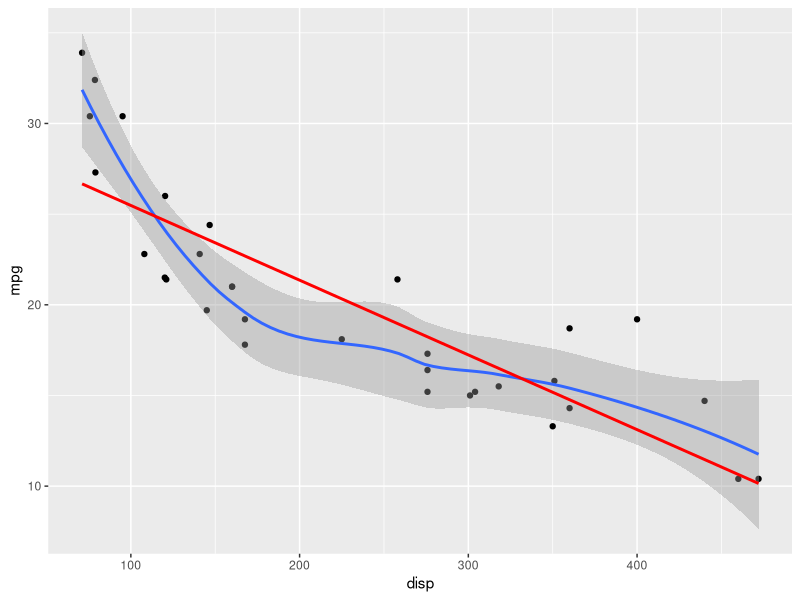
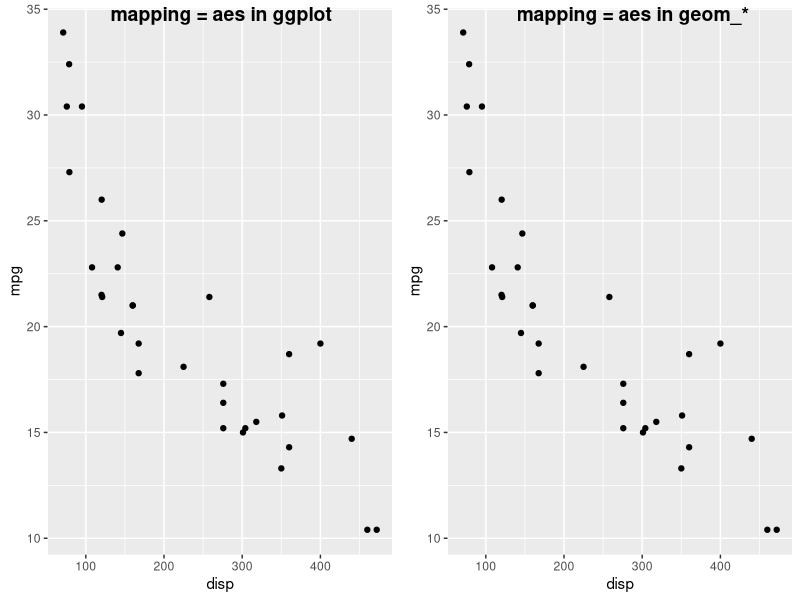
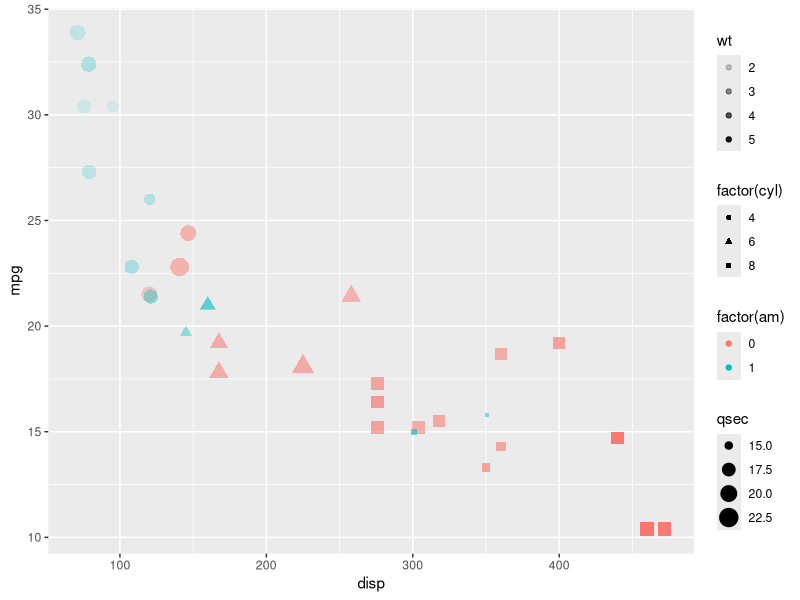
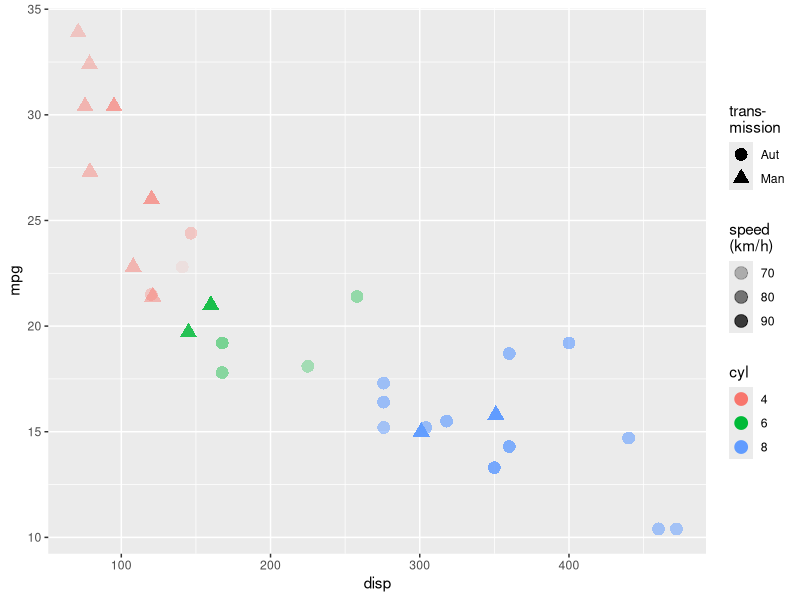
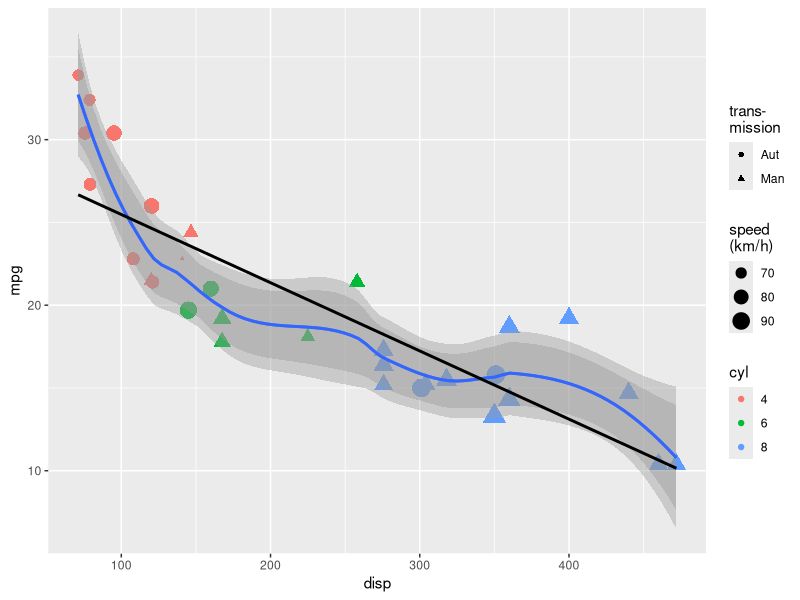
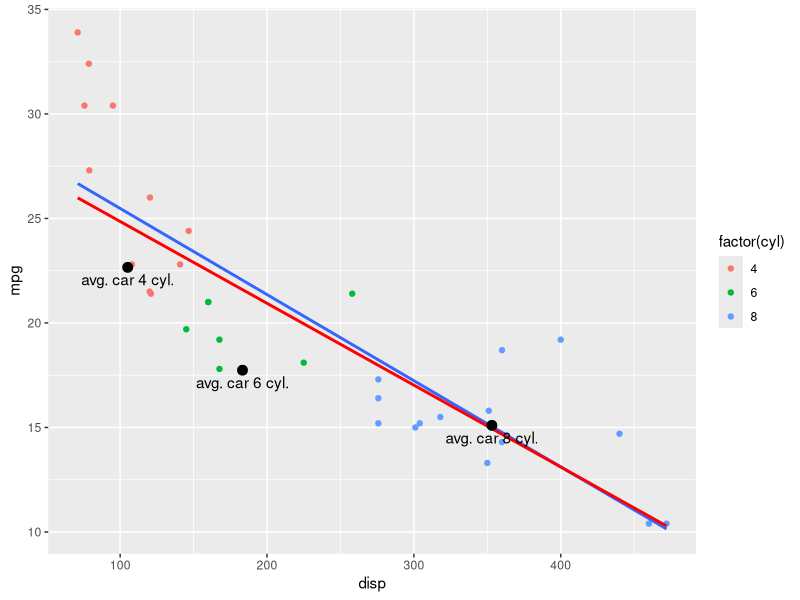
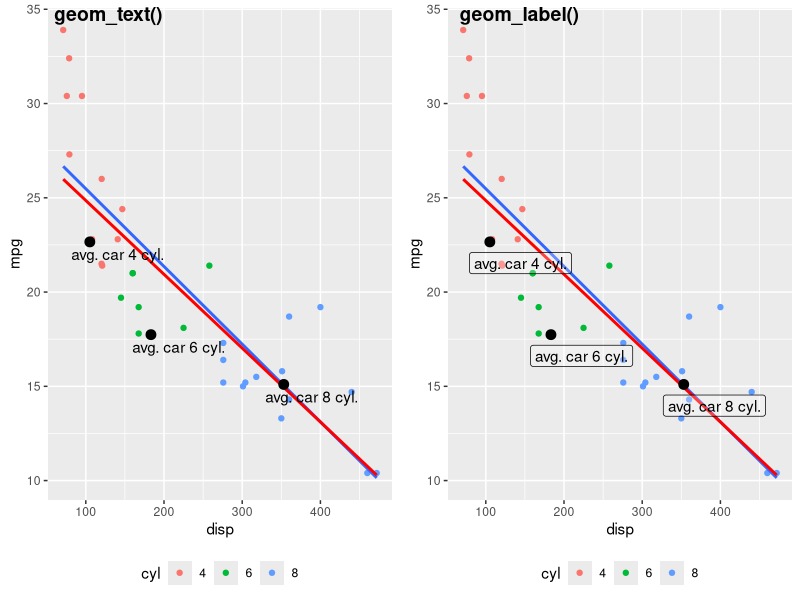
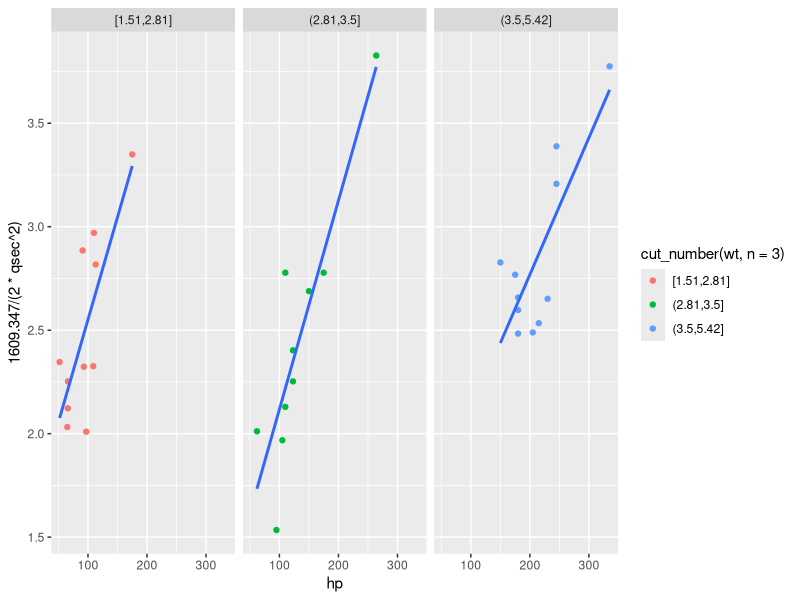

R code for these plots, in order:
## ---- chunk 1
#| label: setup
#| echo: false
#| output: false
#| message: false
library(tidyverse)
library(ggpubr)
## ---- chunk 2
ggplot(
  data = mtcars, 
  mapping = aes(x = disp, y = mpg)
  ) + 
  geom_point() +
  geom_smooth(level = 0.99) +
  geom_smooth(method = "lm", 
              colour = "red", 
              se = FALSE)
## ---- chunk 3
gg1 <-   ggplot(data = mtcars, mapping = aes(x = disp, y = mpg)) +
  geom_point()
## ---- chunk 4
gg2 <-   ggplot(data = mtcars) +
  geom_point(mapping = aes(x = disp, y = mpg))
## ---- chunk 5
ggarrange(gg1, gg2, 
          labels = c(
            "mapping = aes in ggplot", 
            "mapping = aes in geom_*"
            ),
          nrow = 1)
## ---- chunk 6
ggplot() + 
  geom_point(
    mapping = aes(x = disp, y = mpg,
                  shape = factor(cyl),
                  colour = factor(am),
                  size = qsec,
                  alpha = wt
                  ),
    data = mtcars
  )
## ---- chunk 7
ggplot() +
  geom_point(
            data = mtcars,
             mapping = aes(
               x = disp, 
               y = mpg, 
               colour = factor(cyl), 
               alpha = 3.6*(0.25*1609.347)/qsec,
               shape = factor(ifelse(am, "Man", "Aut"))
               ), 
            size = 4
             ) +   
    labs(
      colour = "cyl", 
      alpha = "speed\n(km/h)", 
      shape = "trans-\nmission"
      )
## ---- chunk 8
ggplot() +
  geom_point(
    data = mtcars,
    mapping = aes(
      x = disp,
      y = mpg, 
      colour = factor(cyl), 
      size = 3.6*(0.25*1609.347)/qsec, 
      shape = factor(
        # Note codeing am
        # 0 automatic, 1 manual
        ifelse(
          am, 
          "Aut", 
          "Man"
          )
        )
      )
    ) +
  labs(
    colour = "cyl", 
    size = "speed\n(km/h)", 
    shape = "trans-\nmission"
    ) +
  geom_smooth(
    data = mtcars, 
    mapping = aes(x = disp, y = mpg), 
    span = 0.5, 
    level = 0.99
    ) +
  geom_smooth(
    data = mtcars,
    mapping = aes(x = disp, y = mpg),
    span = 0.5,
    level = 0.95
    ) +
  geom_smooth(
    data = mtcars,
    mapping = aes(x = disp, y = mpg),
    method = lm,
    colour = "black",
    se = FALSE
  )
## ---- chunk 9
## create tibble from scratch
df_mean <-   tibble(
  cyl = c("avg. car 4 cyl.", "avg. car 6 cyl.", "avg. car 8 cyl."), 
  mpg = c(22.66, 17.74, 15.10), 
  disp = c(105.14, 183.31, 353.10)
  )
## ---- chunk 10
ggplot(
  data = mtcars, 
  mapping = aes(x = disp, y = mpg)
  ) +
  geom_point(
    mapping = aes(colour = factor(cyl))
    ) +
  geom_smooth(
    method = "lm", 
    se = FALSE
    ) +
  geom_smooth(
    method = MASS::rlm, 
    colour = 'Red', 
    se = FALSE
    ) +
  geom_point(
    data = df_mean, 
    mapping = aes(x = disp, y = mpg), 
    colour = "black", 
    size = 3
    ) +
  geom_text(
    data = df_mean, 
    mapping = aes(x = disp, y = mpg, label = cyl), 
    colour = "black", 
    vjust = 1.5
    )
## ---- chunk 11
p_common <- ggplot(
  data = mtcars, 
  mapping = aes(x = disp, y = mpg)
  ) +
  geom_point(
    aes(colour = factor(cyl))
    ) +
  geom_smooth(
    method = "lm", 
    se = FALSE
    ) +
  geom_smooth(
    method = MASS::rlm, 
    colour = 'Red', 
    se = FALSE
    ) +
  geom_point(
    data = df_mean, 
    mapping = aes(x = disp, y = mpg), 
    colour = "black", 
    size = 3
    ) +
  labs(colour = "cyl") +
  theme(legend.position = "bottom")
## ---- chunk 12
# update a ggplot object

# add text labels by geom_text
p1 <- p_common +  
  geom_text(
    data = df_mean, 
    mapping = aes(x = disp, y = mpg, label = cyl),
    colour = "black", 
    vjust = 1.5, 
    hjust = 0.2
    )
# add text labels by geom_label
p2 <-   p_common +  
  geom_label(
    data = df_mean, 
    mapping = aes(x = disp, y = mpg, label = cyl), 
    colour = "black", 
    vjust = 1.5, 
    hjust = 0.2, 
    alpha = 0.25
    ) +
  theme(legend.position = "bottom") +  
  labs(colour = "cyl")
## ---- chunk 13
# ggpubr makes it easy to place 
# two objects side by side
ggarrange(
  p1, 
  p2, 
  ncol = 2, 
  nrow = 1, 
  labels = c(
    "geom_text()",
    "geom_label()"
    )
  )
## ---- chunk 14
cp1 <-   ggplot() +
  geom_point(
    data = mtcars, 
    mapping = aes(
      x = hp, 
      y = wt,
      colour = 1609.347/(2*qsec^2)
      ),
    size = 4) +
  geom_text(
    data = mtcars, 
    mapping = aes(x = hp, y = wt, label = rownames(mtcars)),
    colour = "black", 
    size = 2, 
    hjust = 0.7, 
    vjust = 3
    ) +
  labs(
    size = "Average\nacceleration", 
    colour = "Average\nacceleration"
    ) +
  geom_smooth(
    data = mtcars, 
    mapping = aes(x = hp, y = wt), 
    method = "lm", 
    se = FALSE
    ) +
  theme_classic()
#  scale_size_continuous(range = c(3, 12), 
#  breaks = seq(1, 5, by=0.25)) +
## ---- chunk 15
ggplot(
  data = mtcars, 
  mapping = aes(
    x = hp, 
    y = 1609.347/(2*qsec^2)
    )
  ) +
  facet_wrap(~cut_number(wt, n =3)) +
  geom_point(
    aes(colour = cut_number(
      wt, 
      n = 3)
      )
    ) +
  geom_smooth(
    method = "lm", 
    se = FALSE
    )
